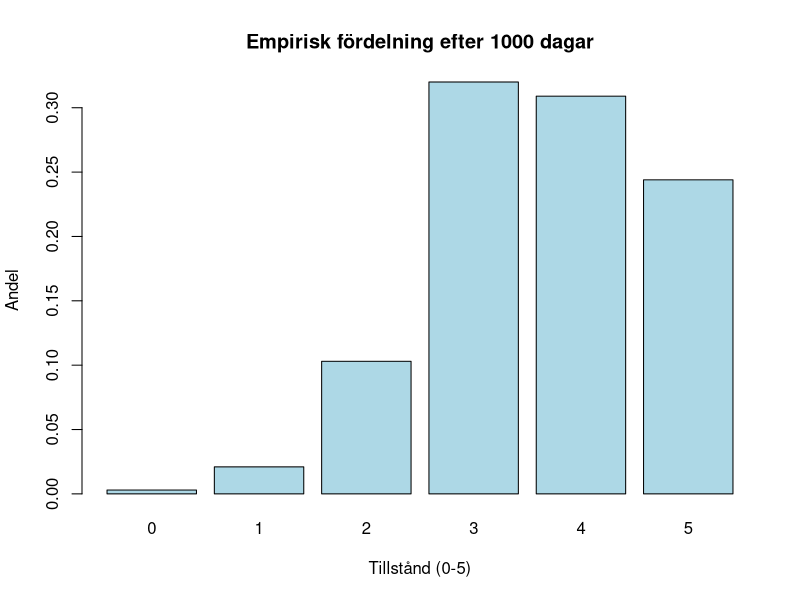

Generate this figure with R:
## ---- chunk 1
P <- matrix(c(0, 0, 0, 0.4, 0, 0.6,
              0.1, 0.1, 0, 0.4, 0, 0.4,
              0, 0.2, 0.2, 0.3, 0, 0.3,
              0, 0, 0.3, 0.5, 0, 0.2,
              0, 0, 0, 0.4, 0.6, 0,
              0, 0, 0, 0, 0.5, 0.5),
            nrow = 6,
            ncol = 6,
            byrow = TRUE)
## ---- chunk 2
mpow <- function(A, n) {
resultat <- diag(nrow(A))
potens <- n
while (potens > 0) {
resultat <- A %*% resultat
potens <- potens - 1
}
return(resultat)
}
## ---- chunk 3

Res <- mpow(P,4)
Res2 <- mpow(P,7)
Res3 <- mpow(P,14)
Res4 <- mpow(P,90)

Res[6,] #a)
Res2[6,] #b)
Res3[6,] #c)
Res4[6,] #d)
## ---- chunk 4
print(Res[3,]) #a)
print(Res2[3,]) #b)
print(Res3[3,]) #c)
print(Res4[3,]) #d)
## ---- chunk 5
mpow <- function(A, n) {
resultat <- diag(nrow(A))
potens <- n
while (potens > 0) {
resultat <- A %*% resultat
potens <- potens - 1
}
return(resultat)
}

rows_equal <- function(A, d = 4) {
A_new <- trunc(A * 10^d) # förstora talet och ta heltalsdelen
for (k in 2:nrow(A_new)) {
# Kolla om alla element i rad 1 är lika med motsvarande element i rad k
if (!all(A_new[1, ] == A_new[k, ])) {
# Om något element skiljer sig så är raderna ej lika
return(FALSE)
}
}
# Hamnar vi här så var alla rader lika
return(TRUE)
}

matrices_equal <- function(A, B, d = 4) {
A_new <- trunc(A * 10^d)
B_new <- trunc(B * 10^d)
if (all(A_new == B_new)) {
return(TRUE)
} else {
return(FALSE)
}
}

# Funktion för att hitta det minsta n där P^n konvergerar enligt kriterierna
find_convergence <- function(P, max_iter = 1000, d = 4) {
  n <- 1
  while (n <= max_iter) {
    P_n <- mpow(P, n)       # Beräkna P^n
    P_n_plus_1 <- mpow(P, n + 1)  # Beräkna P^{n+1}
    
    # Kontrollera om P^n ≈ P^{n+1} och om alla rader i P^n är identiska
    if (matrices_equal(P_n, P_n_plus_1, d) && rows_equal(P_n, d)) {
      cat("Konvergens uppnådd vid n =", n, "\n")
      cat("En rad i P^n (med 4 decimalers noggrannhet):\n")
      print(round(P_n[1, ], d))  # Skriv ut en rad med 4 decimaler
      return(n)
    }
    
    n <- n + 1  # Öka n och fortsätt loopen
  }
  
  cat("Ingen konvergens hittades inom", max_iter, "iterationer.\n")
  return(NA)
}
find_convergence(P)
## ---- chunk 6
# Antalet tillstånd
n <- nrow(P)

# Identitetsmatris
I <- diag(n)

# Vi vill lösa:  pi(I - P) = 0
# Om vi transponerar får vi: (I - P)^T * pi^T = 0.
# Vi ställer därför upp koefficientmatrisen A för att qr.solve ska fungera:
A <- t(I - P)

# Lägg till normaliseringsvillkoret: pi0 + pi1 + ... + pi5 = 1
A <- rbind(A, rep(1, n))
b <- c(rep(0, n), 1)

# Lös systemet med qr.solve 
pi_stationary <- qr.solve(A, b)

cat("Stationära fördelningen (lösning av pi = pi P) är:\n")
print(round(pi_stationary, 9))
## ---- chunk 7
# Simuleringsfunktion för Markovkedjan
simulate_chain <- function(P, init, n_steps) {
  # init: initialt tillstånd (här: 5)
  # Eftersom tillstånden är 0, 1, 2, 3, 4, 5 så måste vi tänka på att
  # R-indexeringen börjar vid 1, dvs. tillstånd 5 motsvarar index 6.
  states <- numeric(n_steps)
  states[1] <- init
  for (i in 2:n_steps) {
    # Hämta nuvarande tillstånd, omvandla till index (tillstånd + 1)
    current <- states[i - 1] + 1
    # Välj nästa tillstånd baserat på övergångssannolikheterna
    states[i] <- sample(0:5, size = 1, prob = P[current, ])
  }
  return(states)
}
## ---- chunk 8
set.seed(123)  # För att resultaten ska bli reproducerbara

# Simulera kedjan i 1000 dagar med start i tillstånd 5
chain <- simulate_chain(P, init = 5, n_steps = 1000)

# Räkna hur många gånger varje tillstånd inträffar
empirical_counts <- table(chain)
# Omvandla antalet till en andelsfördelning
empirical_distribution <- empirical_counts / length(chain)

# Skriv ut den empiriska fördelningen
print(empirical_distribution)

# Rita ett stapeldiagram
barplot(empirical_distribution,
        main = "Empirisk fördelning efter 1000 dagar",
        xlab = "Tillstånd (0-5)",
        ylab = "Andel",
        col = "lightblue")

